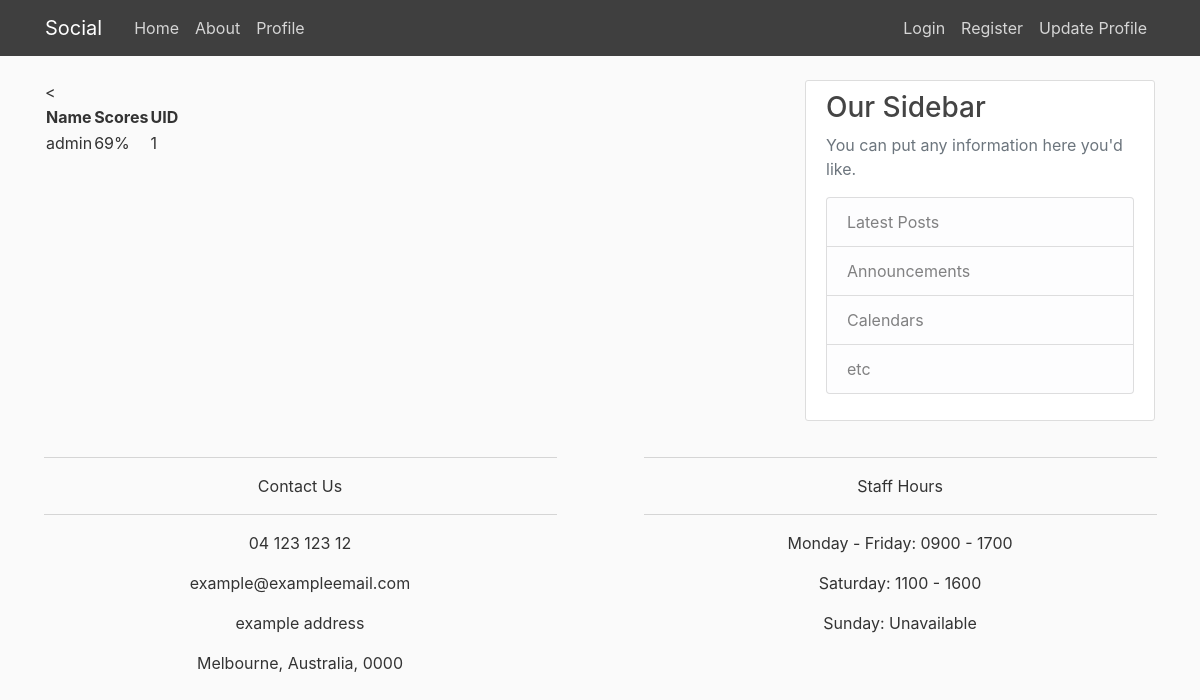
The app's page /display2 with its own data.
### app/models.py (models this page shows, shortened)
class results(db.Model):
	id = db.Column(db.Integer, primary_key=True)
	uid = db.Column(db.Integer)
	name = db.Column(db.String(60))
	score = db.Column(db.String(60))

### app/routes.py (the view)
@app.route('/display2')
def display2():
       res = results.query.all()
       return render_template('result.html', title='result', res=res)

### app/templates/result.html
{% extends "layout.html" %}
{% block content %}
        <table>
         <thead>
            <tr>
               <th>Name</th>
               <th>Scores</th>
               <th>UID</th>
            </tr>
         </thead>
		< <tbody>
            {% for res in res %}
               <tr>
                  <td>{{ res.name }}</td>
                  <td>{{ res.score }}</td>
                  <td>{{ res.uid }}</td>
               </tr>
            {% endfor %}
         </tbody>
      </table>
{% endblock content %}

### app/static/css/main.css (style rules this page uses)
body { background: #fafafa; color: #333333; margin-top: 5rem; }

### records on screen
results: name "admin", score "69%", uid "1"
